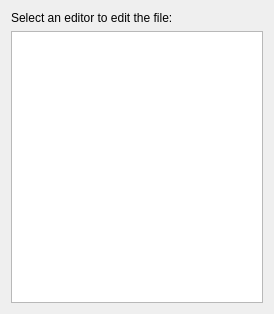
<?xml version="1.0" encoding="UTF-8"?>
<ui version="4.0">
 <class>CSelectEditorDialog</class>
 <widget class="QDialog" name="CSelectEditorDialog">
  <property name="geometry">
   <rect>
    <x>0</x>
    <y>0</y>
    <width>274</width>
    <height>314</height>
   </rect>
  </property>
  <property name="windowTitle">
   <string>Select Editor</string>
  </property>
  <property name="modal">
   <bool>false</bool>
  </property>
  <layout class="QVBoxLayout" name="verticalLayout">
   <item>
    <widget class="QLabel" name="label">
     <property name="text">
      <string>Select an editor to edit the file:</string>
     </property>
    </widget>
   </item>
   <item>
    <widget class="QListWidget" name="editorsList"/>
   </item>
  </layout>
 </widget>
 <resources/>
 <connections/>
</ui>
